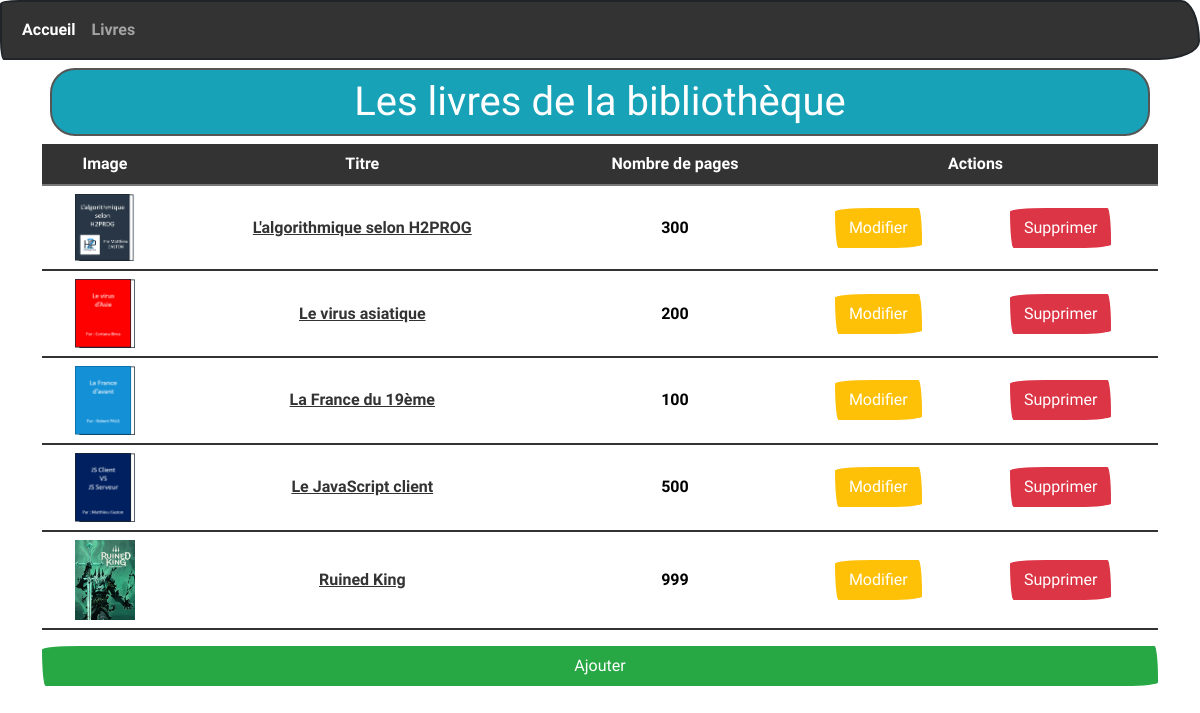
Page /les-livres on the committed database.
### tables this page shows
CREATE TABLE `livres` (
  `id` int(11) NOT NULL,
  `titre` varchar(150) NOT NULL,
  `nbPages` int(11) NOT NULL,
  `image` varchar(150) NOT NULL
);

### controllers/LivresController.controller.php (called while the page is built, shortened)
<?php
    require_once "models/LivresManager.model.php";
    class LivresController {
        private $livresManager;
        function __construct() {
            $this->livresManager = new LivresManager();
            $this->livresManager->chargementLivres();
        }
        function viewAfficherLesLivres() {
            $livres = $this->livresManager->getLivres();
            require "views/lesLivres.view.php";
        }
    }
?>

### models/LivresManager.model.php (called while the page is built, shortened)
<?php
    require_once "PDOAccess.model.php";
    require_once "Livre.model.php";
    class LivresManager extends PDOAccess {
        private $tabLivres;
        function ajoutLivreDansTab($livre) {
            $this->tabLivres[] = $livre;
        }
        function getLivres() {return $this->tabLivres;}
        function chargementLivres() {
            $req = $this->getAccessBDD()->prepare("SELECT * FROM livres");
            $req->execute();
            $livres = $req->fetchAll(PDO::FETCH_ASSOC);
        }
    }
?>

### models/Livre.model.php (called while the page is built, shortened)
<?php
    class Livre {
        private $id;
        private $titre;
        private $nbPages;
        private $image;
        function __construct($id, $titre, $nbPages, $image) {
            $this->id = $id;
            $this->titre = $titre;
            $this->nbPages = $nbPages;
            $this->image = $image;
        }
        function getId() {return $this->id;}
        function getTitre() {return $this->titre;}
        function getNbPages() {return $this->nbPages;}
        function getImage() {return $this->image;}
    }
?>

### models/PDOAccess.model.php (called while the page is built, shortened)
<?php
    abstract class PDOAccess {
        private static $pdo;
        private function setAccessBDD() {
            self::$pdo = new PDO("mysql:host=localhost;dbname=app_biblio;charset=utf8;", "root", "");
            self::$pdo->setAttribute(PDO::ATTR_ERRMODE, PDO::ERRMODE_WARNING);
        }
        protected function getAccessBDD() {
            return self::$pdo;
        }
    }
?>

### views/lesLivres.view.php (the view, shortened to what this page needs)
    <table class="table text-center">
        <tr class="table-dark">
            <th>Image</th>
            <th>Titre</th>
            <th>Nombre de pages</th>
            <th colspan="2">Actions</th>
        </tr>
        <?php for ($i = 0 ; $i < count($livres) ; $i++) : ?>
        <tr>
            <td class="align-middle"><img src="public/images/<?=  $livres[$i]->getImage() ?>" alt="La couverture du livre" width="60px"/></td>
            <td class="align-middle"><a href="<?= URL ?>les-livres/l/<?= $livres[$i]->getId(); ?>"><?=  $livres[$i]->getTitre() ?></a></td>
            <td class="align-middle"><?=  $livres[$i]->getNbPages() ?></td>
            <td class="align-middle"><a href="<?= URL ?>les-livres/m/<?= $livres[$i]->getId(); ?>" class="btn btn-warning">Modifier</a></td>
            <td class="align-middle">
                <form method="POST" action="<?= URL ?>les-livres/s/<?= $livres[$i]->getId(); ?>" onsubmit="return confirm('Voulez-vous vraiment supprimer ce livre ?');">
                    <button class="btn btn-danger" type="submit">Supprimer</button>
                </form>
            </td>
        </tr>
        <?php endfor; ?>
    </table>
    <a href="<?= URL ?>les-livres/a" class="btn btn-success d-block">Ajouter</a>
<?php
    $titreH1 = "Les livres de la bibliothèque";
    $content = ob_get_clean();
    require "template.php";
?>

### index.php (shortened to what this page needs)
<?php
    require_once "controllers/LivresController.controller.php";
    $livresController = new LivresController();
    try {
        if (empty($_GET["page"])) {
            require "views/accueil.view.php";
        } else {
            $url = explode("/", filter_var($_GET["page"]), FILTER_SANITIZE_URL);
            switch($url[0]) {
                case "les-livres":
                    if (empty($url[1])) {
                        $livresController->viewAfficherLesLivres();
                    } else if ($url[1] === "l" && isset($url[2])) {
                        $livresController->viewAfficherUnLivre($url[2]);
                    } else if ($url[1] === "a") {
                        $livresController->viewAjoutLivre();
                    } else if ($url[1] === "m" && isset($url[2])) {
                        $livresController->viewModificationLivre($url[2]);
                    } else if ($url[1] === "s" && isset($url[2])) {
                        $livresController->supprimerLivre($url[2]);
                    } else if ($url[1] === "av") {
                        $livresController->ajoutLivreValidation();
                    } else if ($url[1] === "mv") {
                        $livresController->modificationLivreValidation();
                    } else {
                        throw new Exception("La page n'existe pas !");
                    }
                break;
            }
        }
    }
    catch(Exception $e) {
        $msg = $e->getMessage();
        require "views/errorPage.view.php";
    }
?>

### views/template.php (shortened to what this page needs)
<!DOCTYPE html>
<html lang="fr">
<head>
    <link rel="stylesheet" href="https://bootswatch.com/5/sketchy/bootstrap.min.css">
</head>
<body>
    <nav class="navbar navbar-expand-lg navbar-dark bg-primary">
        <div class="container-fluid">
            <div class="collapse navbar-collapse" id="navbarColor01">
                <ul class="navbar-nav me-auto">
                    <li class="nav-item">
                        <a class="nav-link active" href="<?= URL ?>accueil">Accueil
                        </a>
                    </li>
                    <li class="nav-item">
                        <a class="nav-link" href="<?= URL ?>les-livres">Livres</a>
                    </li>
                </ul>
            </div>
        </div>
    </nav>
    <div class="container">
        <h1 class="rounded border border-dark p-2 m-2 text-center text-white bg-info"><?= $titreH1 ?></h1>
        <?= $content ?>
    </div>
</body>
</html>

### rows in the picture
livres: image (picture), titre "L'algorithmique selon H2PROG", nbPages "300"
livres: image (picture), titre "Le virus asiatique", nbPages "200"
livres: image (picture), titre "La France du 19ème", nbPages "100"
livres: image (picture), titre "Le JavaScript client", nbPages "500"
livres: image (picture), titre "Ruined King", nbPages "999"

### other values in the picture
$titreH1 "Les livres de la bibliothèque"
